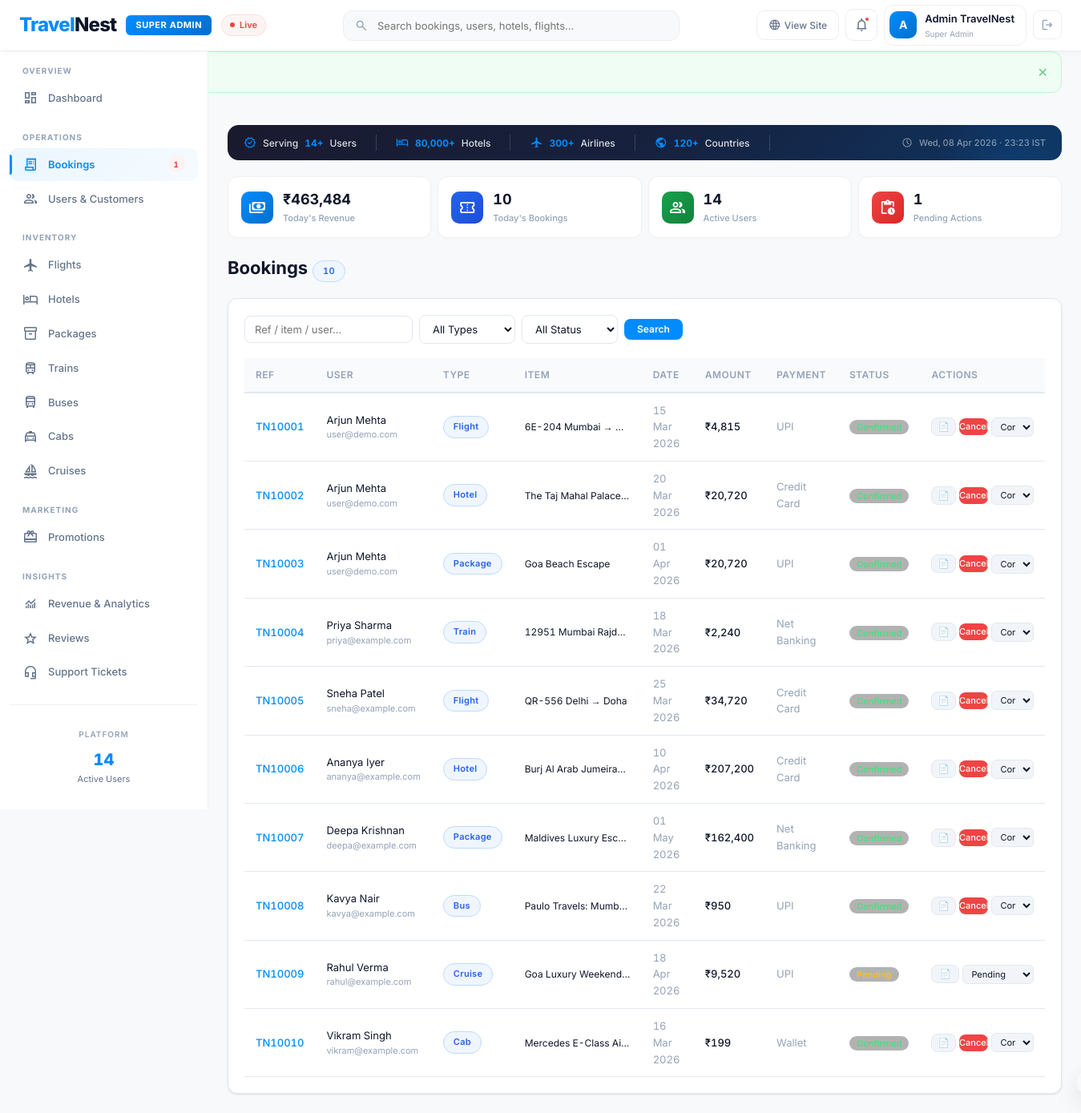
Screenshot of /admin/index.php?sec=bookings (signed in) with the database file from the repository.
### tables this page shows
CREATE TABLE IF NOT EXISTS users (
    id INT AUTO_INCREMENT PRIMARY KEY,
    name VARCHAR(100) NOT NULL,
    email VARCHAR(150) UNIQUE NOT NULL,
    password VARCHAR(255) NOT NULL,
    phone VARCHAR(20),
    city VARCHAR(80),
    role ENUM('user','admin') DEFAULT 'user',
    tier ENUM('Bronze','Silver','Gold','Platinum') DEFAULT 'Bronze',
    total_spent DECIMAL(12,2) DEFAULT 0,
    total_bookings INT DEFAULT 0,
    profile_pic VARCHAR(255) DEFAULT NULL,
    is_active TINYINT(1) DEFAULT 1,
    created_at TIMESTAMP DEFAULT CURRENT_TIMESTAMP,
    updated_at TIMESTAMP DEFAULT CURRENT_TIMESTAMP ON UPDATE CURRENT_TIMESTAMP
);

CREATE TABLE IF NOT EXISTS bookings (
    id INT AUTO_INCREMENT PRIMARY KEY,
    booking_ref VARCHAR(20) UNIQUE NOT NULL,
    user_id INT NOT NULL,
    booking_type ENUM('Flight','Hotel','Package','Train','Bus','Cab','Cruise') NOT NULL,
    item_id INT NOT NULL,
    item_name VARCHAR(200) NOT NULL,
    travel_date DATE,
    passengers INT DEFAULT 1,
    base_amount DECIMAL(10,2) NOT NULL,
    tax_amount DECIMAL(10,2) DEFAULT 0,
    discount_amount DECIMAL(10,2) DEFAULT 0,
    total_amount DECIMAL(10,2) NOT NULL,
    promo_code VARCHAR(30),
    payment_method VARCHAR(30) DEFAULT 'UPI',
    payment_status ENUM('Pending','Paid','Failed','Refunded') DEFAULT 'Paid',
    booking_status ENUM('Confirmed','Pending','Cancelled','Completed') DEFAULT 'Confirmed',
    passenger_name VARCHAR(100),
    passenger_email VARCHAR(150),
    passenger_phone VARCHAR(20),
    notes TEXT,
    pnr_number VARCHAR(20),
    created_at TIMESTAMP DEFAULT CURRENT_TIMESTAMP,
    updated_at TIMESTAMP DEFAULT CURRENT_TIMESTAMP ON UPDATE CURRENT_TIMESTAMP,
    FOREIGN KEY (user_id) REFERENCES users(id) ON DELETE CASCADE
);

### includes/db.php (called while the page is built, shortened)
<?php
class DB {
    private static ?PDO $pdo=null;
    public static function conn():PDO{
        if(!self::$pdo){
            try{
                self::$pdo=new PDO("mysql:host=".DB_HOST.";dbname=".DB_NAME.";charset=utf8mb4",DB_USER,DB_PASS,[
                    PDO::ATTR_ERRMODE=>PDO::ERRMODE_EXCEPTION,
                    PDO::ATTR_DEFAULT_FETCH_MODE=>PDO::FETCH_ASSOC,
                    PDO::ATTR_EMULATE_PREPARES=>false
                ]);
            }catch(PDOException $e){
                die('<div style="font-family:monospace;background:#fee;color:#900;padding:20px;margin:20px;border-radius:8px"><b>DB Error:</b> '.$e->getMessage().'<br><br>Check includes/config.php and run database.sql</div>');
            }
        }
        return self::$pdo;
    }
    public static function q(string $sql,array $p=[]):PDOStatement{
        $s=self::conn()->prepare($sql);$s->execute($p);return $s;
    }
    public static function all(string $sql,array $p=[]):array{return self::q($sql,$p)->fetchAll();}
    public static function one(string $sql,array $p=[]):array|false{return self::q($sql,$p)->fetch();}
    public static function val(string $sql,array $p=[]):mixed{return self::q($sql,$p)->fetchColumn();}
    public static function paginate(string $sql,array $p,int $pg,int $pp=PER_PAGE):array{
        $total=(int)self::val("SELECT COUNT(*) FROM ($sql) _c",$p);
        $off=($pg-1)*$pp;
        $rows=self::all("$sql LIMIT $pp OFFSET $off",$p);
        return['data'=>$rows,'total'=>$total,'page'=>$pg,'per_page'=>$pp,'last'=>(int)ceil($total/$pp)];
    }
}

### admin/sections/bookings.php (the view, shortened to what this page needs)
<?php
$q=clean($_GET['q']??'');$bt=clean($_GET['bt']??'');$st=clean($_GET['st']??'');$pg=max(1,(int)($_GET['pg']??1));
$w=['1=1'];$p=[];
$sql="SELECT b.*,u.name un,u.email ue FROM bookings b LEFT JOIN users u ON b.user_id=u.id WHERE ".implode(' AND ',$w)." ORDER BY b.created_at DESC";
$res=DB::paginate($sql,$p,$pg,15);$bks=$res['data'];
?>
<div class="flex sb wrap-x g12 mb20"><h2 style="font-size:22px">Bookings <span class="bdg t-blue"><?=$res['total']?></span></h2></div>
<div class="card">
<form method="GET" action="" class="fbar mb16"><input type="hidden" name="sec" value="bookings">
  <input name="q" value="<?=clean($q)?>" placeholder="Ref / item / user...">
  <select name="bt" onchange="this.form.submit()"><option value="">All Types</option></select>
  <select name="st" onchange="this.form.submit()"><option value="">All Status</option></select>
  <button class="btn btn-primary btn-sm">Search</button>
</form>
<div class="ox"><table class="dt"><thead><tr><th>Ref</th><th>User</th><th>Type</th><th>Item</th><th>Date</th><th>Amount</th><th>Payment</th><th>Status</th><th>Actions</th></tr></thead><tbody>
<?php foreach($bks as $b):?>
<tr>
  <td class="acc fw5 xs"><?=clean($b['booking_ref'])?></td>
  <td><div style="font-size:13px"><?=clean($b['un']??'N/A')?></div><div class="xs"><?=clean($b['ue']??'')?></div></td>
  <td><span class="bdg t-blue"><?=$b['booking_type']?></span></td>
  <td style="max-width:160px;overflow:hidden;text-overflow:ellipsis;white-space:nowrap;font-size:12px"><?=clean($b['item_name'])?></td>
  <td class="xs"><?=fmtDate($b['travel_date']?:$b['created_at'])?></td>
  <td class="fw5"><?=rupee($b['total_amount'])?></td>
  <td class="xs"><?=clean($b['payment_method'])?></td>
  <td><?=statusBadge($b['booking_status'])?></td>
  <td><div class="flex g4r">
    <a href="<?=BASE?>/invoice.php?ref=<?=clean($b['booking_ref'])?>&admin=1" target="_blank" class="btn btn-ghost btn-xs">📄</a>
    <?php if($b['booking_status']==='Confirmed'):?>
    <button class="btn btn-danger btn-xs" onclick="adminCancelBk('<?=clean($b['booking_ref'])?>')">Cancel</button>
    <?php endif;?>
    <select class="admin-status-sel" data-ref="<?=clean($b['booking_ref'])?>" onchange="adminUpdateBkStatus(this)" style="font-size:11px;padding:3px 6px;border-radius:6px;background:var(--bg3);color:var(--text);border:1px solid var(--border);cursor:pointer">
      <?php foreach(['Confirmed','Pending','Cancelled','Completed'] as $st2):?>
      <option value="<?=$st2?>" <?=$b['booking_status']===$st2?'selected':''?>><?=$st2?></option>
      <?php endforeach;?>
    </select>
  </div></td>
</tr>
<?php endforeach;?>
</tbody></table></div>
</div>

### admin/index.php (shortened to what this page needs)
<?php
$sec=clean($_GET['sec']??'dashboard');
$me=me();
$secFile=__DIR__.'/sections/'.$sec.'.php';
$qs_rev=DB::val("SELECT COALESCE(SUM(total_amount),0) FROM bookings WHERE DATE(created_at)=CURDATE() AND booking_status!='Cancelled'");
$qs_bk=DB::val("SELECT COUNT(*) FROM bookings WHERE DATE(created_at)=CURDATE()");
$qs_usr=DB::val("SELECT COUNT(*) FROM users WHERE role='user' AND is_active=1");
$qs_pending=DB::val("SELECT COUNT(*) FROM bookings WHERE booking_status='Pending'");
$sidebarGroups = [
  'Overview' => [
    'dashboard' => ['material-symbols-outlined' => 'dashboard', 'label' => 'Dashboard'],
  ],
  'Operations' => [
    'bookings' => ['material-symbols-outlined' => 'receipt_long', 'label' => 'Bookings'],
    'users'    => ['material-symbols-outlined' => 'group', 'label' => 'Users & Customers'],
  ],
  'Inventory' => [
    'flights'  => ['material-symbols-outlined' => 'flight', 'label' => 'Flights'],
    'hotels'   => ['material-symbols-outlined' => 'hotel', 'label' => 'Hotels'],
    'packages' => ['material-symbols-outlined' => 'inventory_2', 'label' => 'Packages'],
    'trains'   => ['material-symbols-outlined' => 'train', 'label' => 'Trains'],
    'buses'    => ['material-symbols-outlined' => 'directions_bus', 'label' => 'Buses'],
    'cabs'     => ['material-symbols-outlined' => 'local_taxi', 'label' => 'Cabs'],
    'cruises'  => ['material-symbols-outlined' => 'sailing', 'label' => 'Cruises'],
  ],
  'Marketing' => [
    'promos'   => ['material-symbols-outlined' => 'redeem', 'label' => 'Promotions'],
  ],
  'Insights' => [
    'revenue'  => ['material-symbols-outlined' => 'monitoring', 'label' => 'Revenue & Analytics'],
    'reviews'  => ['material-symbols-outlined' => 'star', 'label' => 'Reviews'],
    'support'  => ['material-symbols-outlined' => 'headset_mic', 'label' => 'Support Tickets'],
  ],
];
?><!DOCTYPE html>
<html lang="en">
<head>
<link rel="stylesheet" href="<?= BASE ?>/assets/css/style.css">
</head>
<body style="background:#f8f9fb">
<div class="toast" id="toast"></div>
<nav class="adm-topnav">
  <div class="adm-brand">
    <div class="adm-brand-logo">Travel<span>Nest</span></div>
    <span class="adm-brand-badge">Super Admin</span>
    <span class="adm-live"><span class="adm-live-dot"></span>Live</span>
  </div>
  <div class="adm-search">
    <span class="material-symbols-outlined">search</span>
    <input type="text" placeholder="Search bookings, users, hotels, flights...">
  </div>
  <div class="adm-nav-right">
    <a href="<?= BASE ?>/index.php" target="_blank" style="text-decoration:none;display:flex;align-items:center;gap:4px;padding:8px 14px;border-radius:10px;border:1px solid #eee;font-size:12px;font-weight:500;color:#64748b;transition:all .2s" onmouseover="this.style.borderColor='#008cff';this.style.color='#008cff'" onmouseout="this.style.borderColor='#eee';this.style.color='#64748b'">
      <span class="material-symbols-outlined" style="font-size:16px">language</span> View Site
    </a>
    <button class="adm-notif-btn" title="Notifications">
      <span class="material-symbols-outlined">notifications</span>
      <?php if($qs_pending > 0): ?><span class="adm-notif-dot"></span><?php endif; ?>
    </button>
    <div class="adm-profile">
      <div class="adm-avatar"><?= strtoupper(substr($me['name'],0,1)) ?></div>
      <div>
        <div class="adm-profile-name"><?= clean($me['name']) ?></div>
        <div class="adm-profile-role">Super Admin</div>
      </div>
    </div>
    <a href="<?= BASE ?>/logout.php" style="display:flex;align-items:center;padding:8px;border-radius:8px;border:1px solid #eee;transition:all .2s" title="Logout" onmouseover="this.style.background='#fef2f2';this.style.borderColor='#ef4444'" onmouseout="this.style.background='';this.style.borderColor='#eee'">
      <span class="material-symbols-outlined" style="font-size:18px;color:#94a3b8">logout</span>
    </a>
  </div>
</nav>
<?= getFlash() ?>
<div style="display:flex">
  <aside class="adm-sidebar">
    <?php foreach($sidebarGroups as $group => $items): ?>
      <div class="adm-side-group">
        <div class="adm-side-group-title"><?= $group ?></div>
        <?php foreach($items as $key => $item):
          $isActive = ($sec === $key);
        ?>
          <a class="adm-side-link<?= $isActive ? ' active' : '' ?>"
             href="<?= BASE ?>/admin/index.php?sec=<?= $key ?>">
            <span class="material-symbols-outlined"><?= $item['material-symbols-outlined'] ?></span>
            <?= $item['label'] ?>
            <?php if($key === 'bookings' && $qs_pending > 0): ?>
              <span class="adm-side-count"><?= $qs_pending ?></span>
            <?php endif; ?>
          </a>
        <?php endforeach; ?>
      </div>
    <?php endforeach; ?>
    <div style="border-top:1px solid #f0f0f0;padding-top:16px;margin-top:8px">
      <div style="text-align:center;padding:12px">
        <div style="font-size:10px;color:#94a3b8;font-weight:600;text-transform:uppercase;letter-spacing:1px;margin-bottom:8px">Platform</div>
        <div style="font-size:20px;font-weight:800;color:#008cff;font-family:'Inter',sans-serif"><?= number_format($qs_usr) ?></div>
        <div style="font-size:11px;color:#64748b">Active Users</div>
      </div>
    </div>
  </aside>
  <main class="adm-main">
    <div class="adm-platform-stats">
      <div class="adm-ps-item"><span class="material-symbols-outlined" style="font-size:16px;color:#008cff">verified</span> Serving <strong><?= number_format($qs_usr) ?>+</strong> Users</div>
      <div class="adm-ps-item"><span class="material-symbols-outlined" style="font-size:16px;color:#008cff">hotel</span> <strong>80,000+</strong> Hotels</div>
      <div class="adm-ps-item"><span class="material-symbols-outlined" style="font-size:16px;color:#008cff">flight</span> <strong>300+</strong> Airlines</div>
      <div class="adm-ps-item"><span class="material-symbols-outlined" style="font-size:16px;color:#008cff">public</span> <strong>120+</strong> Countries</div>
      <div class="adm-ps-item" style="margin-left:auto;color:rgba(255,255,255,.5);font-size:11px">
        <span class="material-symbols-outlined" style="font-size:14px">schedule</span>
        <?= date('D, d M Y · H:i') ?> IST
      </div>
    </div>
    <div class="adm-quick-stats">
      <div class="adm-qs-item">
        <div class="adm-qs-icon" style="background:linear-gradient(135deg,#008cff,#0070cc)">
          <span class="material-symbols-outlined">payments</span>
        </div>
        <div>
          <div class="adm-qs-val"><?= rupee($qs_rev) ?></div>
          <div class="adm-qs-label">Today's Revenue</div>
        </div>
      </div>
      <div class="adm-qs-item">
        <div class="adm-qs-icon" style="background:linear-gradient(135deg,#2563eb,#1d4ed8)">
          <span class="material-symbols-outlined">confirmation_number</span>
        </div>
        <div>
          <div class="adm-qs-val"><?= $qs_bk ?></div>
          <div class="adm-qs-label">Today's Bookings</div>
        </div>
      </div>
      <div class="adm-qs-item">
        <div class="adm-qs-icon" style="background:linear-gradient(135deg,#16a34a,#15803d)">
          <span class="material-symbols-outlined">group</span>
        </div>
        <div>
          <div class="adm-qs-val"><?= number_format($qs_usr) ?></div>
          <div class="adm-qs-label">Active Users</div>
        </div>
      </div>
      <div class="adm-qs-item">
        <div class="adm-qs-icon" style="background:linear-gradient(135deg,#ef4444,#dc2626)">
          <span class="material-symbols-outlined">pending_actions</span>
        </div>
        <div>
          <div class="adm-qs-val"><?= $qs_pending ?></div>
          <div class="adm-qs-label">Pending Actions</div>
        </div>
      </div>
    </div>
    <?php require $secFile; ?>
  </main>
</div>
</body></html>

### rows the page displays
users: name "A", name "Admin TravelNest"
bookings: booking_ref "TN10001", user.name "Arjun Mehta", user.email "user@demo.com", booking_type "Flight", item_name "6E-204 Mumbai →…", travel_date "15 Mar 2026", total_amount "₹4,815", payment_method "UPI", booking_status+booking_ref "Confirmed"
bookings: booking_ref "TN10002", user.name "Arjun Mehta", user.email "user@demo.com", booking_type "Hotel", item_name "The Taj Mahal Palace…", travel_date "20 Mar 2026", total_amount "₹20,720", payment_method "Credit Card", booking_status+booking_ref "Confirmed"
bookings: booking_ref "TN10003", user.name "Arjun Mehta", user.email "user@demo.com", booking_type "Package", item_name "Goa Beach Escape", travel_date "01 Apr 2026", total_amount "₹20,720", payment_method "UPI", booking_status+booking_ref "Confirmed"
bookings: booking_ref "TN10004", user.name "Priya Sharma", user.email "priya@example.com", booking_type "Train", item_name "12951 Mumbai Rajd…", travel_date "18 Mar 2026", total_amount "₹2,240", payment_method "Net Banking", booking_status+booking_ref "Confirmed"
bookings: booking_ref "TN10005", user.name "Sneha Patel", user.email "sneha@example.com", booking_type "Flight", item_name "QR-556 Delhi → Doha", travel_date "25 Mar 2026", total_amount "₹34,720", payment_method "Credit Card", booking_status+booking_ref "Confirmed"
bookings: booking_ref "TN10006", user.name "Ananya Iyer", user.email "ananya@example.com", booking_type "Hotel", item_name "Burj Al Arab Jumeira…", travel_date "10 Apr 2026", total_amount "₹207,200", payment_method "Credit Card", booking_status+booking_ref "Confirmed"
bookings: booking_ref "TN10007", user.name "Deepa Krishnan", user.email "deepa@example.com", booking_type "Package", item_name "Maldives Luxury Esc…", travel_date "01 May 2026", total_amount "₹162,400", payment_method "Net Banking", booking_status+booking_ref "Confirmed"
bookings: booking_ref "TN10008", user.name "Kavya Nair", user.email "kavya@example.com", booking_type "Bus", item_name "Paulo Travels: Mumb…", travel_date "22 Mar 2026", total_amount "₹950", payment_method "UPI", booking_status+booking_ref "Confirmed"
bookings: booking_ref "TN10009", user.name "Rahul Verma", user.email "rahul@example.com", booking_type "Cruise", item_name "Goa Luxury Weekend…", travel_date "18 Apr 2026", total_amount "₹9,520", payment_method "UPI", booking_status+booking_ref "Pending"
bookings: booking_ref "TN10010", user.name "Vikram Singh", user.email "vikram@example.com", booking_type "Cab", item_name "Mercedes E-Class Ai…", travel_date "16 Mar 2026", total_amount "₹199", payment_method "Wallet", booking_status+booking_ref "Confirmed"

### other values shown
$group "OVERVIEW"
$item['label'] "Dashboard"
$group "OPERATIONS"
$item['label'] "Bookings"
$qs_pending "1"
$item['label'] "Users & Customers"
$group "INVENTORY"
$item['label'] "Flights"
$item['label'] "Hotels"
$item['label'] "Packages"
$item['label'] "Trains"
$item['label'] "Buses"
$item['label'] "Cabs"
$item['label'] "Cruises"
$group "MARKETING"
